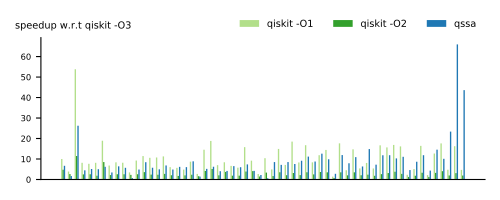

Write the Python code that produced this figure.
#!/usr/bin/env python
# coding: utf-8

import os
import os.path
import sys
import copy
import math

import matplotlib
import matplotlib.pyplot as plt
import numpy as np
import json

LABEL_FONT_SIZE = 7
TICK_FONT_SIZE = 6

# Use TrueType fonts instead of Type 3 fonts
# Type 3 fonts embed bitmaps and are not allowed in camera-ready submissions
# for many conferences. TrueType fonts look better and are accepted.
matplotlib.rcParams['pdf.fonttype'] = 42
matplotlib.rcParams['ps.fonttype'] = 42

matplotlib.rcParams['figure.figsize'] = 5, 2

def log(*args, **kwargs):
    print(*args, file=sys.stderr, **kwargs)

# Color palette
light_gray = "#cacaca"
dark_gray = "#827b7b"
light_blue = "#a6cee3"
dark_blue = "#1f78b4"
light_green = "#b2df8a"
dark_green = "#33a02c"
light_red = "#fb9a99"
dark_red = "#e31a1c"

# math
lg2 = lambda n: math.log(n, 2)


rawdata = None # raw data
with open("./qasmbench-gate-count.json", "r") as f:
    rawdata = json.load(f)
assert rawdata is not None

INF = 10**9
class PlotDatum:
    def __init__(self, label, kind, stats, idx):
        self.label = label # testname
        self.kind = kind # default, qiskit, qssa, zx
        self.idx = idx
        if 'ops' not in stats or 'depth' not in stats:
            print(f'> INVALID {label}::{kind} : {stats}')
            self.gates = {}
            self.cx = -1
            self.u = -1
            self.single_qubit = -1
            self.depth = -1
            self.tot = -1
            self.time = stats.get('time', -1)
        else:
            gates = stats['ops']
            self.gates = copy.deepcopy(gates) # gates dict: {<gate>: <count>, ...}
            self.cx = gates.get("cx", 0)
            self.u = gates.get("u", 0) + gates.get("u3", 0)
            self.single_qubit = 0
            for gate in "h x y z rx ry rz s sdg t tdg u u1 u2 u3".split():
                self.single_qubit += gates.get(gate, 0)
            self.depth = stats['depth']
            self.tot = sum([gates[g] for g in gates])
            self.time = stats['time']
            if kind == 'qssa_full':
                self.time -= stats['passes']['Inliner']

    def __lt__(self, other):
        return self.tot < other.tot
class FullData:
    def __init__(self, test, stats, idx):
        self.test = test
        self.idx = idx
        self.data = dict()
        for kind in rawdata[test]:
            self.data[kind] = PlotDatum(test, kind, stats[kind], idx)
    def __lt__(self, other):
        lv = self.data['default'].tot
        rv = other.data['default'].tot
        if lv != rv: return lv < rv
        lv = self.data['default'].depth
        rv = self.data['default'].depth
        if lv != rv: return lv < rv
        return True
    def hasKind(self, k):
        return k in self.data
    def getKind(self, k):
        return self.data[k]

plotdata = []
plotdata_small = []
plotdata_medium = []
plotdata_large = []
pidx = 0
for test in rawdata:
    pidx += 1
    data = FullData(test, rawdata[test], pidx)
    plotdata.append(data)
    if test.find('small') == 0:
        plotdata_small.append(data)
    elif test.find('medium') == 0:
        plotdata_medium.append(data)
    elif test.find('large') == 0:
        plotdata_large.append(data)
    else:
        log(f'> Test does not fit in any category: {test}')


plotdata.sort()


#### PLOTTING-CODE
to_plot = plotdata
log(">> Plotting [%d] test cases..."% (len(to_plot)))

xs = np.arange(len(to_plot))
width = 0.2

#### Optimization ratio
fig, ax = plt.subplots(figsize=(15,10))
for idx, kind in enumerate(['qiskit_lev1', 'qiskit_lev2', 'qssa_full']):
    ratio = lambda p: p.getKind(kind).time
    # ratio = lambda p: math.log(p.getKind(kind).time * 1000)
    # ratio = lambda p: p.getKind(kind).time / p.getKind(kind).tot
    # ratio = lambda p:  p.getKind('default').tot/p.getKind(kind).time
    #ratio = lambda p: p.getKind(kind).time / p.getKind('qiskit_lev3').time
    ratio = lambda p: p.getKind('qiskit_lev3').time / p.getKind(kind).time

    for p in to_plot:
        if ratio(p)>1 and kind == 'qssa_full':
            #log(p.test)
            #log(json.dumps(rawdata[p.test], indent=2))
            pass
    col = None
    label = None
    if kind == 'qiskit_lev1':
        col = light_green
        label = 'qiskit -O1'
    if kind == 'qiskit_lev2':
        col = dark_green
        label = 'qiskit -O2'
    if kind == 'qiskit_lev3':
        col = light_blue
        label = 'qiskit -O3'
    if kind == 'qssa_full':
        col = dark_blue
        label = 'qssa'
    rects1 = ax.bar(xs + ((idx + 1) * 1 * width), [ratio(p) for p in to_plot], width, label=label, color=col)

ax.spines['right'].set_visible(False)
ax.spines['top'].set_visible(False)

ax.legend(ncol=100, frameon=False, loc='lower right', bbox_to_anchor=(0, 1, 1, 0), fontsize=LABEL_FONT_SIZE)

ax.set_xticks([])
ax.tick_params(axis='y', labelsize=TICK_FONT_SIZE)
ax.set_ylabel('speedup w.r.t qiskit -O3', rotation='horizontal', position = (1, 1.05),
    horizontalalignment='left', verticalalignment='bottom', fontsize=LABEL_FONT_SIZE)

fig.set_size_inches(5,2)
fig.tight_layout()
filename = os.path.basename(__file__).replace(".py", ".pdf")
fig.savefig(filename)
